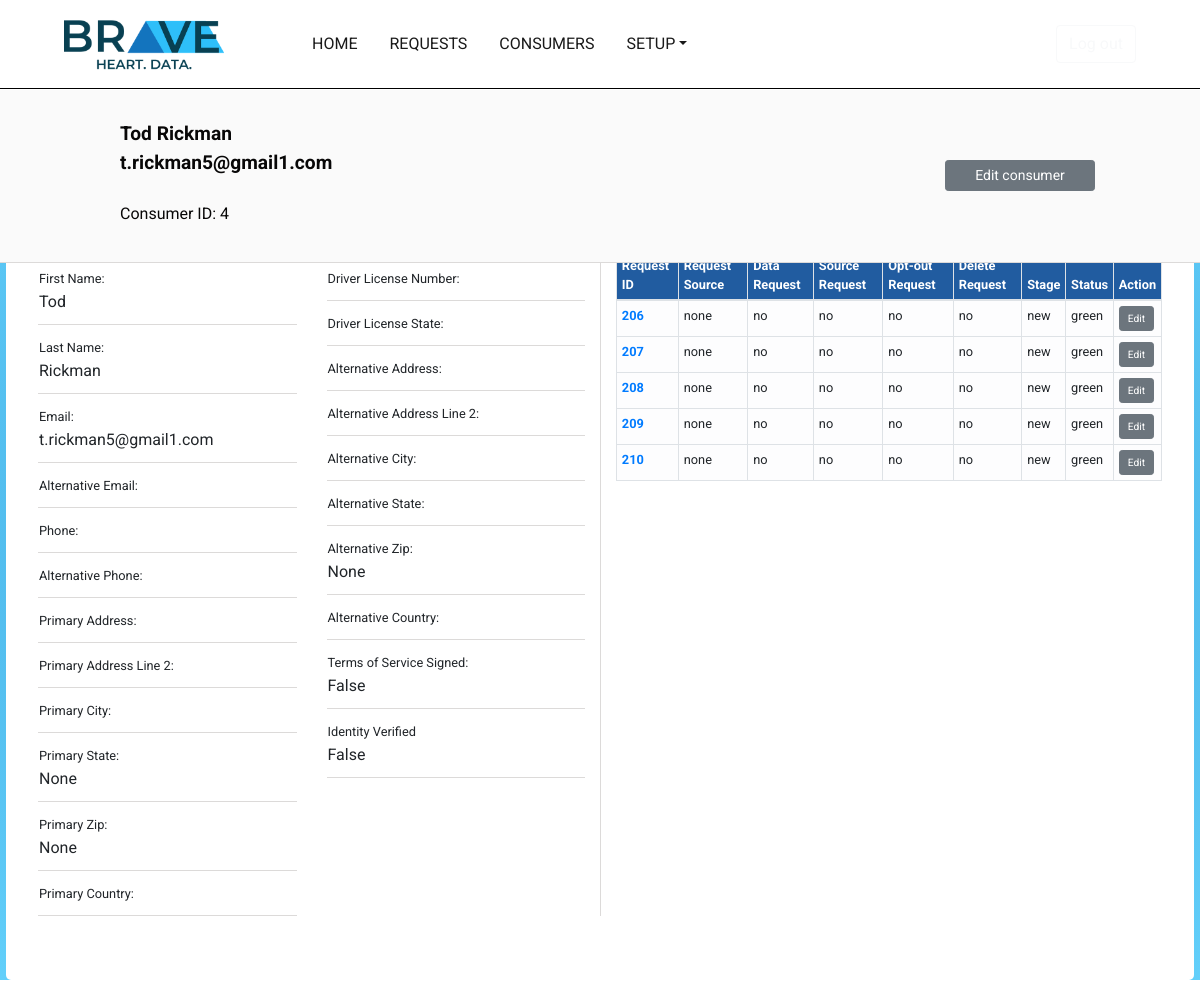
The app's page /console/consumer/4/ (signed in) with its own data.
### request_form_app/models.py (models this page shows, shortened)
class Consumer(models.Model):
	ready_for_send_choices=(
		('yes','Yes'),
		('no','No')
		)
	first_name = models.CharField(max_length=256,blank=True)
	last_name = models.CharField(max_length=256,blank=False)
	email = models.EmailField(max_length=256,blank=True,unique=True)
	alternative_email = models.EmailField(max_length=256,blank=True)
	primary_address = models.CharField(max_length=256,blank=True)
	primary_address_line_two = models.CharField(max_length=256,blank=True)
	primary_city = models.CharField(max_length=256,blank=True)
	primary_state = USStateField(null=True,blank=True)
	primary_zip = USZipCodeField(null=True,blank=True)
	primary_country = models.CharField(max_length=256,blank=True)
	alternative_address = models.CharField(max_length=256,blank=True)
	alternative_address_line_two = models.CharField(max_length=256,blank=True)
	alternative_city = models.CharField(max_length=256,blank=True)
	alternative_state = models.CharField(max_length=256,blank=True)
	alternative_zip = USZipCodeField(null=True,blank=True)
	alternative_country = models.CharField(max_length=256,blank=True)
	ssn = USSocialSecurityNumberField(null=True,blank=True)
	driver_license_number = models.CharField(max_length=10,blank=True)
	driver_license_state = models.CharField(max_length=2,blank=True)
	date_of_birth = models.DateField(null=True,blank=True)
	terms_of_service_signed = models.BooleanField(default=False)
	identity_verified = models.BooleanField(default=False,null=True)
	created_at = models.DateTimeField(auto_now_add=True)
	updated_at = models.DateTimeField(auto_now=True)
	phone = models.CharField(max_length=13,blank=True)
	alternative_phone = models.CharField(max_length=13,blank=True)

class Request(models.Model):
	request_source_choices = (
		('none','None'),
		('email','Email'),
		('phone','Phone'),
		('web','Web')
		)
	priority_choices = (
		('low','Low'),
		('medium','Medium'),
		('high','High')
		)
	stage_choices = (
		('new','New'),
		('in progress','In Progress'),
		('ready to review','Ready for Review'),
		('ready for consumer','Ready for Consumer'),
		('completed', 'Completed'),
		('past due', 'Past Due')
		)
	request_choices = (
		('yes','Yes please'),
		('no', 'Not right now')
		)
	data_ready_to_send_choices = (
		('yes','Yes'),
		('no','No')
		)
	status_choices = (
		('green','Green'),
		('yellow','Yellow'),
		('orange','Orange'),
		('red','Red'),
		)
	consumer = models.ForeignKey(Consumer, on_delete=models.CASCADE,null=True,blank=True)
	company_requested = models.ForeignKey(Company,on_delete=models.CASCADE,null=True,blank=True)
	request_source = models.CharField(max_length=20,choices=request_source_choices,default='none',blank=True)
	website_source = models.URLField(max_length=200,blank=True)
	delete_request = models.CharField(max_length=5,choices=request_choices,default='no',blank=True)
	what_request = models.CharField(max_length=5,choices=request_choices,default='no',blank=True)
	who_request = models.CharField(max_length=5,choices=request_choices,default='no',blank=True)
	opt_out_request = models.CharField(max_length=5,choices=request_choices,default='no',blank=True)
	priority = models.CharField(max_length=10,choices=priority_choices,default='low')
	escalated = models.BooleanField(null=True)
	stage = models.CharField(max_length=20,choices=stage_choices,default='new',blank=True)
	created_at = models.DateField(auto_now_add=True)
	updated_at = models.DateField(auto_now=True)
	first_name = models.CharField(max_length=256,blank=False)
	last_name = models.CharField(max_length=256,blank=False)
	email = models.EmailField(max_length=256,blank=False)
	alternative_email = models.EmailField(max_length=256,blank=True)
	phone = models.CharField(max_length=13,blank=True)
	alternative_phone = models.CharField(max_length=13,blank=True)
	primary_address = models.CharField(max_length=256,blank=True)
	primary_address_line_two = models.CharField(max_length=256,blank=True)
	primary_city = models.CharField(max_length=256,blank=True)
	primary_state = USStateField(null=True,blank=True)
	primary_zip = USZipCodeField(null=True,blank=True)
	primary_country = models.CharField(max_length=256,blank=True)
	alternative_address = models.CharField(max_length=256,blank=True)
	alternative_address_line_two = models.CharField(max_length=256,blank=True)
	alternative_city = models.CharField(max_length=256,blank=True)
	alternative_state = models.CharField(max_length=256,blank=True)
	alternative_zip = models.CharField(max_length=256,blank=True)
	alternative_country = models.CharField(max_length=256,blank=True)
	ssn = USSocialSecurityNumberField(null=True,blank=True)
	driver_license_number = models.CharField(max_length=10,blank=True)
	driver_license_state = models.CharField(max_length=2,blank=True)
	date_of_birth = models.DateField(null=True,blank=True)
	terms_of_service_signed = models.BooleanField(default=False)
	data_ready_to_send = models.CharField(max_length=5,choices=data_ready_to_send_choices,default='no',blank=True)
	status = models.CharField(max_length=10,choices=status_choices,default='green',blank=True)
	days_open = models.IntegerField(default='1',blank=True,null=True)

### user_console/views.py (the view)
# urls.py: path('consumer/<int:pk>/',views.ConsumerDetailView.as_view(),name='consumer_detail'),
class ConsumerDetailView(LoginRequiredMixin,DetailView):
	model = Consumer
	template_name = 'user_console/consumer_detail.html'
	login_url = '/console/login/'
	def get_context_data(self,**kwargs):
		context = super(ConsumerDetailView,self).get_context_data(**kwargs)
		pk=self.kwargs.get('pk')
		context['request_list']=Request.objects.filter(consumer__id=pk)
		return context

### accounts/models.py (called while the page is built)
	@property
	def is_active(self):
		return self.staff

### user_console/templates/user_console/consumer_detail.html
{% extends 'user_console/console_base.html' %}
{% load staticfiles %}
{% load crispy_forms_tags %}
{% block css_block %}
	<link rel="stylesheet" type="text/css" href="{% static 'user_console/request_detail.css' %}">
{% endblock %}
{% block main_block %}
	<div class="container-fullwidth">
	<div class="container-fullwidth fixed-top" id="header-wrapper">
		<div class="container-fullwidth" id="request-header-container">
			<div class="row">
				<div class="col-10">
					<span style="font-size: 1.2em;"><b>{{consumer.first_name}} {{consumer.last_name}}</br>{{consumer.email}}</b></span><br></br>
					<p><span style="font-size:1em;">Consumer ID: {{consumer.pk}}</span><br>
				</div>
				<div class="col-2 float-right" style="padding-top: 40px;">
					<div class="btn-group" role="group" aria-label="consumer detail group">
						<a href="{% url 'user_console:consumer_update' pk=consumer.pk %}"><button type="button" class="btn btn-secondary float-right btn-sm" style="width: 150px;">Edit consumer</button></a>
					</div>
				</div>
			</div>
		</div>
	</div>
	<div class="container-fullwidth" id="data-container">
		<div class="jumbotron" id="data-jumbo">
		<div class="row" >
			<div class="col-3">
				<table>
					<tbody>
						<tr><td class="data-row"><span class="field-label">Consumer ID:</span><br>{{ consumer.pk }}</td></tr>
						<tr><td class="data-row"><span class="field-label">First Name:</span><br>{{ consumer.first_name }}</td></tr>
						<tr><td class="data-row"><span class="field-label">Last Name:</span><br>{{ consumer.last_name }}</td></tr>
						<tr><td class="data-row"><span class="field-label">Email:</span><br>{{ consumer.email }}</td></tr>
						<tr><td class="data-row"><span class="field-label">Alternative Email:</span><br>{{ consumer.alternative_email }}</td></tr>
						<tr><td class="data-row"><span class="field-label">Phone:</span><br>{{ consumer.phone }}</td></tr>
						<tr><td class="data-row"><span class="field-label">Alternative Phone:</span><br>{{ consumer.alternative_phone }}</td></tr>
						<tr><td class="data-row"><span class="field-label">Primary Address:</span><br>{{ consumer.primary_address }}</td></tr>
						<tr><td class="data-row"><span class="field-label">Primary Address Line 2:</span><br>{{ consumer.primary_address_line_two }}</td></tr>
						<tr><td class="data-row"><span class="field-label">Primary City:</span><br>{{ consumer.primary_city }}</td></tr>
						<tr><td class="data-row"><span class="field-label">Primary State:</span><br>{{ consumer.primary_state }}</td></tr>
						<tr><td class="data-row"><span class="field-label">Primary Zip:</span><br>{{ consumer.primary_zip }}</td></tr>
						<tr><td class="data-row"><span class="field-label">Primary Country:</span><br>{{ consumer.primary_country }}</td></tr>
					</tbody>
				</table>
			</div>
			<div class="col-3">
				<table>
					<tbody>
							<tr><td class="data-row"><span class="field-label">SSN:</span><br>{{ consumer.ssn }}</td></tr>
							<tr><td class="data-row"><span class="field-label">Driver License Number:</span><br>{{consumer.driver_license_number}}</td></tr>
							<tr><td class="data-row"><span class="field-label">Driver License State:</span><br>{{consumer.driver_license_state}}</td></tr>
							<tr><td class="data-row"><span class="field-label">Alternative Address:</span><br>{{consumer.alternative_address}}</td></tr>
							<tr><td class="data-row"><span class="field-label">Alternative Address Line 2:</span><br>{{consumer.alternative_address_line_two}}</td></tr>
							<tr><td class="data-row"><span class="field-label">Alternative City:</span><br>{{consumer.alternative_city}}</td></tr>
							<tr><td class="data-row"><span class="field-label">Alternative State:</span><br>{{consumer.alternative_state}}</td></tr>
							<tr><td class="data-row"><span class="field-label">Alternative Zip:</span><br>{{consumer.alternative_zip}}</td></tr>
							<tr><td class="data-row"><span class="field-label">Alternative Country:</span><br>{{consumer.alternative_country}}</td></tr>
							<tr><td class="data-row"><span class="field-label">Terms of Service Signed: </span><br>{{consumer.terms_of_service_signed}}</td></tr>
							<tr><td class="data-row"><span class="field-label">Identity Verified</span><br>{{consumer.identity_verified}}</td></tr>
					</tbody>
				</table>
			</div>
			<div class="col-6 pt-3" id="related-list-col">
				<div class="table-responsive">
				<table class="table table-light table-bordered table-hover table-sm" id="request-table" >
					<h5 style="padding-bottom: 15px;">Requests
					<thead class="thead" style="background-color:#215CA0;color: white;">
						<th class="table-head" scope="col">Request ID</th>
						<th class="table-head" scope="col">Request Source</th>
						<th class="table-head" scope="col">Data Request</th>
						<th class="table-head" scope="col">Source Request</th>
						<th class="table-head" scope="col">Opt-out Request</th>
						<th class="table-head" scope="col">Delete Request</th>
						<th class="table-head" scope="col">Stage</th>
						<th class="table-head" scope="col">Status</th>
						<th class="table-head" scope="col">Action</th>
					</thead>
					{% if request_list %}
					{% for request in request_list %}
					<tr>
						<th scope="row"><a href="{% url 'user_console:request_detail' pk=request.pk %}">{{request.pk}}</a></th>
						<td>{{ request.request_source }}</td>
						<td>{{ request.what_request }}</td>
						<td>{{ request.who_request }}</td>
						<td>{{request.opt_out_request}}</td>
						<td>{{request.delete_request}}</td>
						<td>{{request.stage}}</td>
						<td>{{request.status}}</td>
						<td><a href="{% url 'user_console:request_update' pk=request.pk %}"><button class="btn btn-secondary btn-sm" style="font-size: .8em;">Edit</button></a></td>
					</tr>
					{% endfor %}
					{% else %}
					<tr>
					<td colspan="8"><p>No responses have been added.</p></td>
					</tr>
					{% endif %}
				</table>
			</div>
			</div>
</div>
{% endblock %}

### user_console/static/user_console/user_console.css (style rules this page uses)
html,body { font-size: 1rem; height: 100vh; overflow: auto; font-family: 'Roboto', sans-serif; }

### user_console/static/user_console/request_detail.css (style rules this page uses)
#data-container { margin-top: 9%; padding-top: 15px; background: radial-gradient(circle, rgba(20,117,190,1) 0%, rgba(46,192,249,0.75) 100%); }
#request-header-container { padding-top: 30px; width: 80%; margin:auto; display: block; padding-bottom: 20px; }
#header-wrapper { border-bottom: 1px solid #DCDAD9; background-color: #FAFAFA; color: #080707; margin-top: 90px; z-index:1; }
.data-row { padding-top: 10px; padding-bottom: 10px; min-height: 100px; border-bottom: 1px solid #DCDAD9; width: 400px; }
.field-label { font-size: .8em; }
#data-jumbo { background-color: white; border-radius: 5px; width: 99%; margin: auto; display:block; }
#request-table { font-size: .8em; }
#related-list-col { border-left: 1px solid #DCDAD9; }

### records on screen
Consumer: first_name "Tod", last_name "Rickman", email "t.rickman5@gmail1.com", pk "4", primary_state "None", primary_zip "None", alternative_zip "None", terms_of_service_signed "False", identity_verified "False"
Request: pk "206", request_source "none", what_request "no", who_request "no", opt_out_request "no", delete_request "no", stage "new", status "green"
Request: pk "207", request_source "none", what_request "no", who_request "no", opt_out_request "no", delete_request "no", stage "new", status "green"
Request: pk "208", request_source "none", what_request "no", who_request "no", opt_out_request "no", delete_request "no", stage "new", status "green"
Request: pk "209", request_source "none", what_request "no", who_request "no", opt_out_request "no", delete_request "no", stage "new", status "green"
Request: pk "210", request_source "none", what_request "no", who_request "no", opt_out_request "no", delete_request "no", stage "new", status "green"
